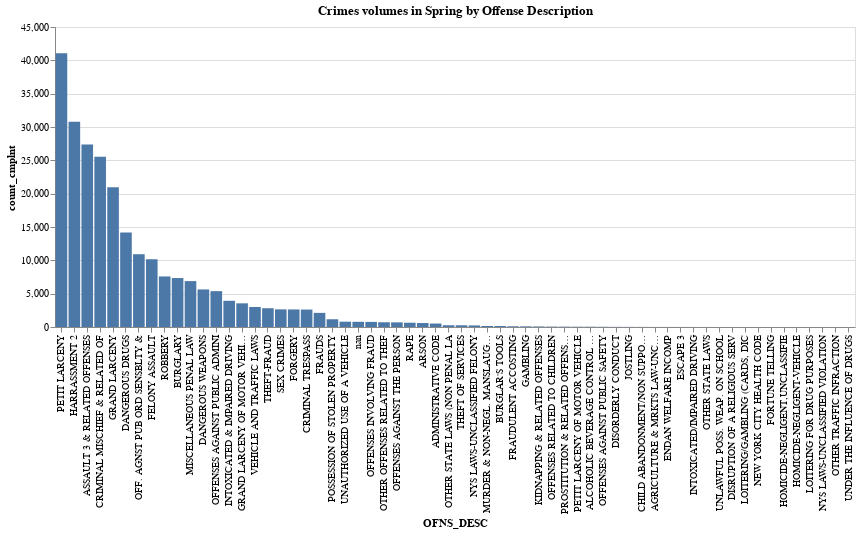

Notebook source saved alongside this figure:
### Code cell
alt.Chart(df_season_ofns[df_season_ofns.Season == 'Spring']).mark_bar().encode(
  x = alt.Y('OFNS_DESC:N', sort='-y'),
  y='count_cmplnt:Q',
  tooltip = ['OFNS_DESC', 'count_cmplnt']
).properties(width = 800, height = 300, title="Crimes volumes in Spring by Offense Description")

### Figure 1 — Vega-Lite specification as saved in the notebook (floating-point values rounded to 4 significant figures)
{"config": {"view": {"continuousWidth": 400, "continuousHeight": 300}}, "data": {"name": "data-fdd97b59f9e987cbdce7b2afe8c1579d"}, "mark": "bar", "encoding": {"tooltip": [{"type": "nominal", "field": "OFNS_DESC"}, {"type": "quantitative", "field": "count_cmplnt"}], "x": {"type": "nominal", "field": "OFNS_DESC", "sort": "-y"}, "y": {"type": "quantitative", "field": "count_cmplnt"}}, "height": 300, "title": "Crimes volumes in Spring by Offense Description", "width": 800, "$schema": "https://vega.github.io/schema/vega-lite/v4.8.1.json", "datasets": {"data-fdd97b59f9e987cbdce7b2afe8c1579d": [{"Season": "Spring", "OFNS_DESC": "ADMINISTRATIVE CODE", "count_cmplnt": 519}, {"Season": "Spring", "OFNS_DESC": "AGRICULTURE & MRKTS LAW-UNCLASSIFIED", "count_cmplnt": 10}, {"Season": "Spring", "OFNS_DESC": "ALCOHOLIC BEVERAGE CONTROL LAW", "count_cmplnt": 43}, {"Season": "Spring", "OFNS_DESC": "ARSON", "count_cmplnt": 595}, {"Season": "Spring", "OFNS_DESC": "ASSAULT 3 & RELATED OFFENSES", "count_cmplnt": 27364}, {"Season": "Spring", "OFNS_DESC": "BURGLAR'S TOOLS", "count_cmplnt": 149}, {"Season": "Spring", "OFNS_DESC": "BURGLARY", "count_cmplnt": 7345}, {"Season": "Spring", "OFNS_DESC": "CHILD ABANDONMENT/NON SUPPORT", "count_cmplnt": 16}, {"Season": "Spring", "OFNS_DESC": "CRIMINAL MISCHIEF & RELATED OF", "count_cmplnt": 25538}, {"Season": "Spring", "OFNS_DESC": "CRIMINAL TRESPASS", "count_cmplnt": 2615}, {"Season": "Spring", "OFNS_DESC": "DANGEROUS DRUGS", "count_cmplnt": 14160}, {"Season": "Spring", "OFNS_DESC": "DANGEROUS WEAPONS", "count_cmplnt": 5636}, {"Season": "Spring", "OFNS_DESC": "DISORDERLY CONDUCT", "count_cmplnt": 23}, {"Season": "Spring", "OFNS_DESC": "DISRUPTION OF A RELIGIOUS SERV", "count_cmplnt": 3}, {"Season": "Spring", "OFNS_DESC": "ENDAN WELFARE INCOMP", "count_cmplnt": 8}, {"Season": "Spring", "OFNS_DESC": "ESCAPE 3", "count_cmplnt": 8}, {"Season": "Spring", "OFNS_DESC": "FELONY ASSAULT", "count_cmplnt": 10144}, {"Season": "Spring", "OFNS_DESC": "FORGERY", "count_cmplnt": 2631}, {"Season": "Spring", "OFNS_DESC": "FORTUNE TELLING", "count_cmplnt": 1}, {"Season": "Spring", "OFNS_DESC": "FRAUDS", "count_cmplnt": 2120}, {"Season": "Spring", "OFNS_DESC": "FRAUDULENT ACCOSTING", "count_cmplnt": 108}, {"Season": "Spring", "OFNS_DESC": "GAMBLING", "count_cmplnt": 99}, {"Season": "Spring", "OFNS_DESC": "GRAND LARCENY", "count_cmplnt": 20972}, {"Season": "Spring", "OFNS_DESC": "GRAND LARCENY OF MOTOR VEHICLE", "count_cmplnt": 3550}, {"Season": "Spring", "OFNS_DESC": "HARRASSMENT 2", "count_cmplnt": 30800}, {"Season": "Spring", "OFNS_DESC": "HOMICIDE-NEGLIGENT,UNCLASSIFIE", "count_cmplnt": 1}, {"Season": "Spring", "OFNS_DESC": "HOMICIDE-NEGLIGENT-VEHICLE", "count_cmplnt": 1}, {"Season": "Spring", "OFNS_DESC": "INTOXICATED & IMPAIRED DRIVING", "count_cmplnt": 3931}, {"Season": "Spring", "OFNS_DESC": "INTOXICATED/IMPAIRED DRIVING", "count_cmplnt": 6}, {"Season": "Spring", "OFNS_DESC": "JOSTLING", "count_cmplnt": 17}, {"Season": "Spring", "OFNS_DESC": "KIDNAPPING & RELATED OFFENSES", "count_cmplnt": 81}, {"Season": "Spring", "OFNS_DESC": "LOITERING FOR DRUG PURPOSES", "count_cmplnt": 1}, {"Season": "Spring", "OFNS_DESC": "LOITERING/GAMBLING (CARDS, DIC", "count_cmplnt": 2}, {"Season": "Spring", "OFNS_DESC": "MISCELLANEOUS PENAL LAW", "count_cmplnt": 6884}, {"Season": "Spring", "OFNS_DESC": "MURDER & NON-NEGL. MANSLAUGHTER", "count_cmplnt": 156}, {"Season": "Spring", "OFNS_DESC": "NEW YORK CITY HEALTH CODE", "count_cmplnt": 2}, {"Season": "Spring", "OFNS_DESC": "NYS LAWS-UNCLASSIFIED FELONY", "count_cmplnt": 236}, {"Season": "Spring", "OFNS_DESC": "NYS LAWS-UNCLASSIFIED VIOLATION", "count_cmplnt": 1}, {"Season": "Spring", "OFNS_DESC": "OFF. AGNST PUB ORD SENSBLTY &", "count_cmplnt": 10918}, {"Season": "Spring", "OFNS_DESC": "OFFENSES AGAINST PUBLIC ADMINI", "count_cmplnt": 5379}, {"Season": "Spring", "OFNS_DESC": "OFFENSES AGAINST PUBLIC SAFETY", "count_cmplnt": 31}, {"Season": "Spring", "OFNS_DESC": "OFFENSES AGAINST THE PERSON", "count_cmplnt": 697}, {"Season": "Spring", "OFNS_DESC": "OFFENSES INVOLVING FRAUD", "count_cmplnt": 764}, {"Season": "Spring", "OFNS_DESC": "OFFENSES RELATED TO CHILDREN", "count_cmplnt": 64}, {"Season": "Spring", "OFNS_DESC": "OTHER OFFENSES RELATED TO THEF", "count_cmplnt": 710}, {"Season": "Spring", "OFNS_DESC": "OTHER STATE LAWS", "count_cmplnt": 5}, {"Season": "Spring", "OFNS_DESC": "OTHER STATE LAWS (NON PENAL LA", "count_cmplnt": 263}, {"Season": "Spring", "OFNS_DESC": "OTHER TRAFFIC INFRACTION", "count_cmplnt": 1}, {"Season": "Spring", "OFNS_DESC": "PETIT LARCENY", "count_cmplnt": 41067}, {"Season": "Spring", "OFNS_DESC": "PETIT LARCENY OF MOTOR VEHICLE", "count_cmplnt": 45}, {"Season": "Spring", "OFNS_DESC": "POSSESSION OF STOLEN PROPERTY", "count_cmplnt": 1160}, {"Season": "Spring", "OFNS_DESC": "PROSTITUTION & RELATED OFFENSES", "count_cmplnt": 56}, {"Season": "Spring", "OFNS_DESC": "RAPE", "count_cmplnt": 640}, {"Season": "Spring", "OFNS_DESC": "ROBBERY", "count_cmplnt": 7583}, {"Season": "Spring", "OFNS_DESC": "SEX CRIMES", "count_cmplnt": 2645}, {"Season": "Spring", "OFNS_DESC": "THEFT OF SERVICES", "count_cmplnt": 258}, {"Season": "Spring", "OFNS_DESC": "THEFT-FRAUD", "count_cmplnt": 2816}, {"Season": "Spring", "OFNS_DESC": "UNAUTHORIZED USE OF A VEHICLE", "count_cmplnt": 797}, {"Season": "Spring", "OFNS_DESC": "UNDER THE INFLUENCE OF DRUGS", "count_cmplnt": 1}, {"Season": "Spring", "OFNS_DESC": "UNLAWFUL POSS. WEAP. ON SCHOOL", "count_cmplnt": 4}, {"Season": "Spring", "OFNS_DESC": "VEHICLE AND TRAFFIC LAWS", "count_cmplnt": 3006}, {"Season": "Spring", "OFNS_DESC": "nan", "count_cmplnt": 779}]}}
